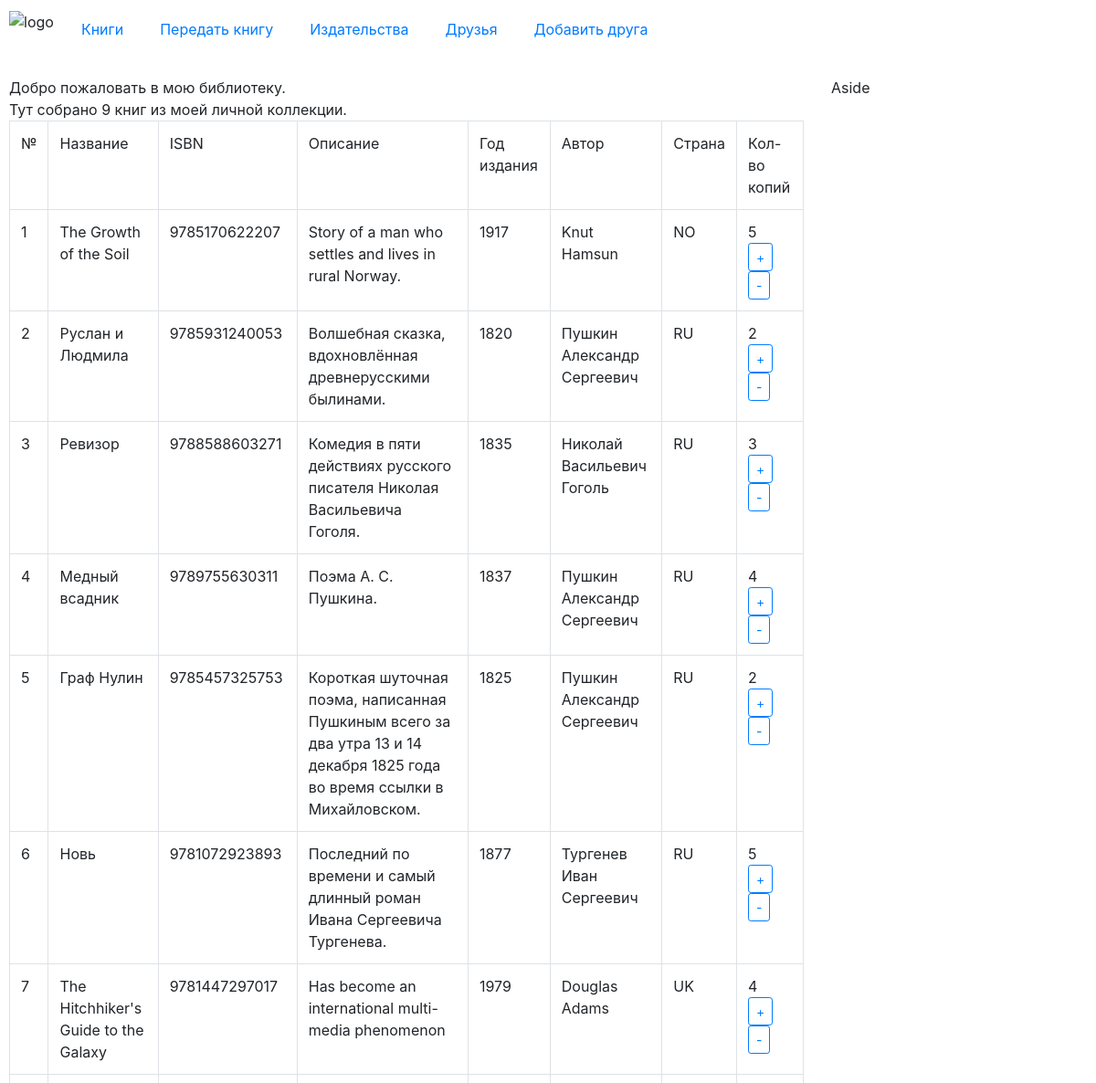
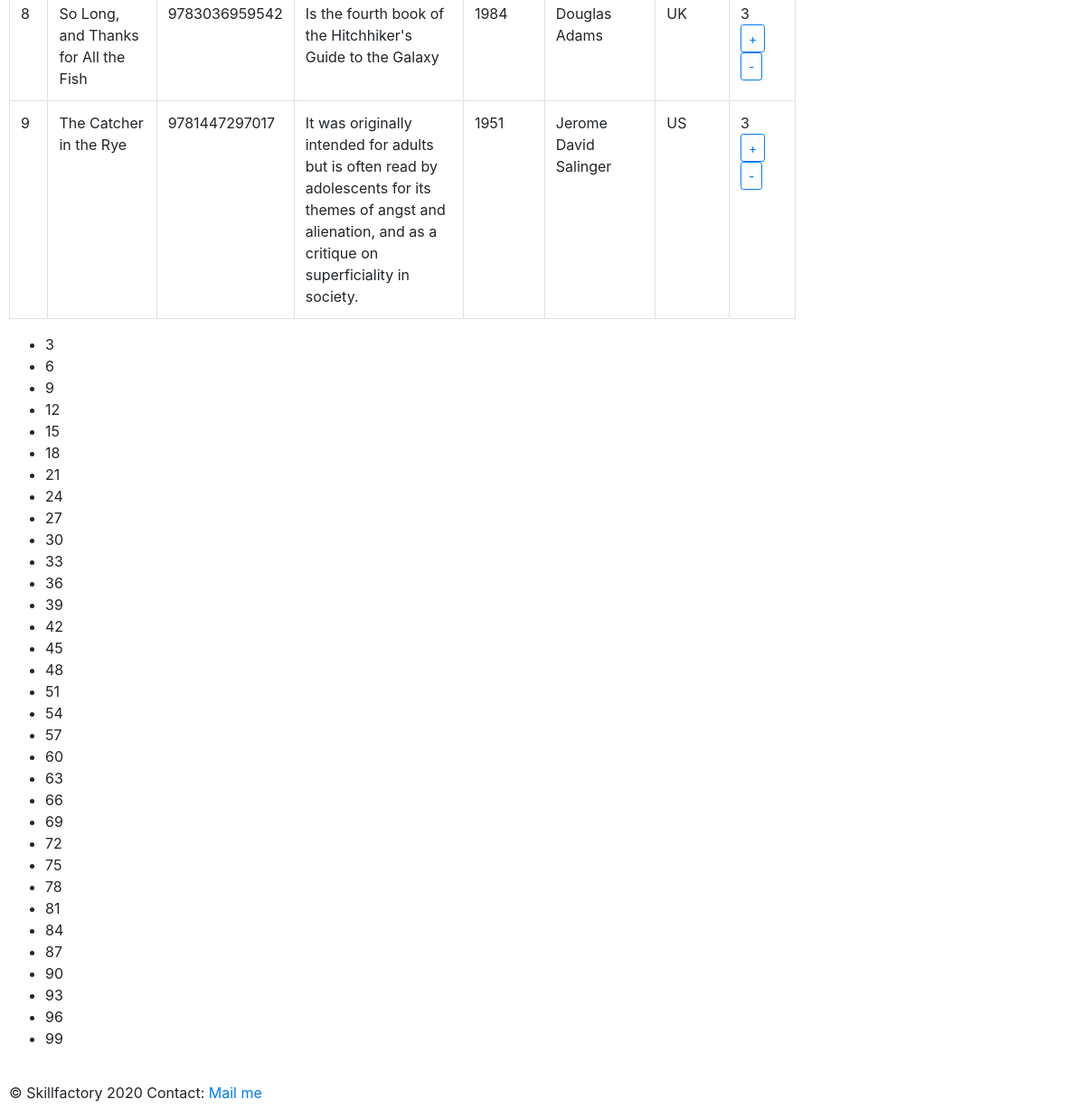
The page / on the database its author committed (2 pictures, top to bottom).
### p_library/models.py (models this page shows, shortened)
class Book(models.Model):
    ISBN = models.CharField(max_length=13)
    title = models.TextField()
    description = models.TextField()
    year_release = models.SmallIntegerField()
    price = models.FloatField()
    copy_count = models.PositiveSmallIntegerField(default=1)
    author = models.ForeignKey(Author, on_delete=models.CASCADE)
    publisher = models.ForeignKey(Publisher, null=True, on_delete=models.SET_NULL)
    book_reader = models.ManyToManyField(Friend, through='BookReader')

class Author(models.Model):
    full_name = models.TextField()
    birth_year = models.SmallIntegerField()
    country = models.CharField(max_length=2)

### p_library/views.py (the view)
# urls.py: path('', views.books_list, name='books'),
def books_list(request):
    template = loader.get_template('index.html')
    books = Book.objects.all()
    biblio_data = {
        "title": "мою библиотеку",
        "books": books,
        "loop": range(1, 101),
    }
    return HttpResponse(template.render(biblio_data, request))

### p_library/templates/index.html (shortened to what this page needs)
{% extends "./base.html" %}
{% block content %}
Добро пожаловать в {{ title }}. <br>
Тут собрано {{ books|length }} книг из моей личной коллекции.
<table class="table table-bordered">
    <tr>
        <td scope="col">№</td>
        <td scope="col">Название</td>
        <td scope="col">ISBN</td>
        <td scope="col">Описание</td>
        <td scope="col">Год издания</td>
        <td scope="col">Автор</td>
        <td scope="col">Страна</td>
        <td scope="col">Кол-во копий</td>
    </tr>
    {% for book in books %}
    <tr>
        <td scope="row">{{ forloop.counter }}</td>
        <td >{{ book.title }}</td>
        <td>{{ book.ISBN }}</td>
        <td>{{ book.description }}</td>
        <td>{{ book.year_release }}</td>
        <td>{{ book.author.full_name }}</td>
        <td>{{ book.author.country }}</td>
        <td>
            {{ book.copy_count }}
            <form class="form-inline" action="/index/book_increment/" method="post" enctype="multipart/form-data">
                    <button class="btn btn-outline-primary btn-sm" type="submit">+</button>
            </form>
            <form class="form-inline" action="/index/book_decrement/" method="post" enctype="multipart/form-data">
                    <button class="btn btn-outline-primary btn-sm" type="submit">-</button>
            </form>
        </td>
    </tr>
    {% endfor %}
</table>
<ul>
    {% for i in loop %}
        {% if i|divisibleby:"3" %}
        <li>
            {{ i }}
        </li>
        {% endif %}
    {% endfor %}
</ul>
{% endblock %}

### p_library/static/css/main.css (style rules this page uses)
body { display: grid; grid-template-areas: "header header" "main aside" "footer footer"; grid-template-rows: auto 1fr auto; grid-template-columns: 1fr 300px; grid-gap: 10px; height: 100vh; margin: 0; }

### rows shown on the page
Book: title "The Growth of the Soil", ISBN "9785170622207", description "Story of a man who settles and lives in rural Norway.", year_release "1917", author.full_name "Knut Hamsun", author.country "NO", copy_count "5"
Book: title "Руслан и Людмила", ISBN "9785931240053", description "Волшебная сказка, вдохновлённая древнерусскими былинами.", year_release "1820", author.full_name "Пушкин Александр Сергеевич", author.country "RU", copy_count "2"
Book: title "Ревизор", ISBN "9788588603271", description "Комедия в пяти действиях русского писателя Николая Васильевича Гоголя.", year_release "1835", author.full_name "Николай Васильевич Гоголь", author.country "RU", copy_count "3"
Book: title "Медный всадник", ISBN "9789755630311", description "Поэма А. С. Пушкина.", year_release "1837", author.full_name "Пушкин Александр Сергеевич", author.country "RU", copy_count "4"
Book: title "Граф Нулин", ISBN "9785457325753", description "Короткая шуточная поэма, написанная Пушкиным всего за два утра 13 и 14 декабря 1825 года во время ссылки в Михайловском.", year_release "1825", author.full_name "Пушкин Александр Сергеевич", author.country "RU", copy_count "2"
Book: title "Новь", ISBN "9781072923893", description "Последний по времени и самый длинный роман Ивана Сергеевича Тургенева.", year_release "1877", author.full_name "Тургенев Иван Сергеевич", author.country "RU", copy_count "5"
Book: title "The Hitchhiker's Guide to the Galaxy", ISBN "9781447297017", description "Has become an international multi-media phenomenon", year_release "1979", author.full_name "Douglas Adams", author.country "UK", copy_count "4"
Book: title "So Long, and Thanks for All the Fish", ISBN "9783036959542", description "Is the fourth book of the Hitchhiker's Guide to the Galaxy", year_release "1984", author.full_name "Douglas Adams", author.country "UK", copy_count "3"
Book: title "The Catcher in the Rye", ISBN "9781447297017", description "It was originally intended for adults but is often read by adolescents for its themes of angst and alienation, and as a critique on superficiality in society.", year_release "1951", author.full_name "Jerome David Salinger", author.country "US", copy_count "3"

### other values the page prints
{{ title }} "мою библиотеку"
{{ books|length }} "9"
{{ i }} "3" "6" "9" "12" "15" "18" "21" "24" "27" "30" "33" "36" "39" "42" "45" "48" "51" "54" "57" "60" "63" "66" "69" "72" "75" "78" "81" "84" "87" "90" "93" "96" "99"
